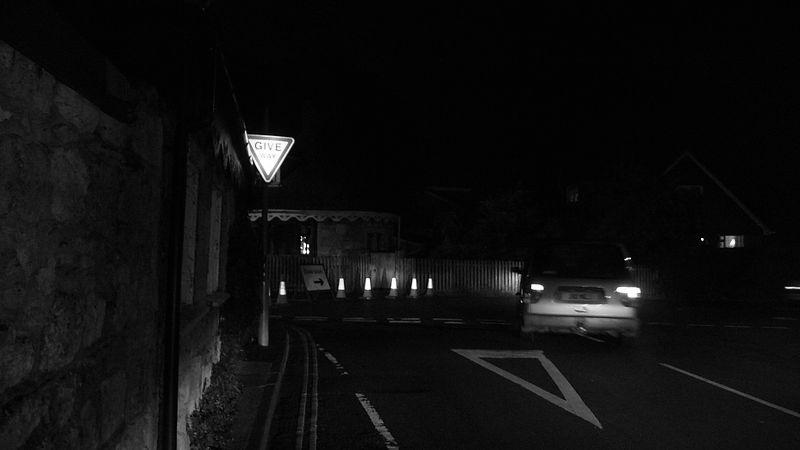
%> input picture Part A/Original Images/dark_road_1.jpg, 800 x 450 px
$ octave ask1_4.m   (GNU Octave 9; MATLAB toolbox functions it lacks are replaced by stand-ins)
%> lines starting %> are read from the running program, lines starting %| are printed output that depends on the picture
%1.4.1

I_1 =imread("dark_road_1.jpg");
%> I_1 is the input picture: size 450x800 uint8; min 0, max 255, mean 14.6
G_1 =im2gray(I_1);
I_2 =imread("dark_road_2.jpg");
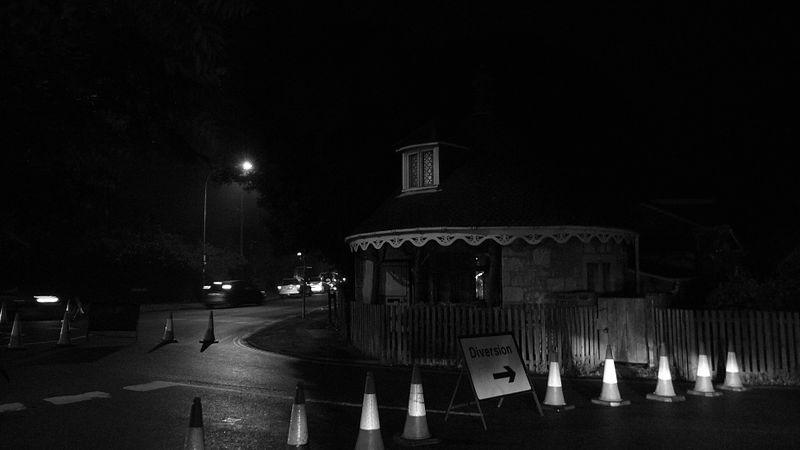
%> input picture Part A/Original Images/dark_road_2.jpg, 800 x 450 px
%> I_2 is the input picture: size 450x800 uint8; min 0, max 255, mean 16.8
G_2 =im2gray(I_2);
I_3 =imread("dark_road_3.jpg");
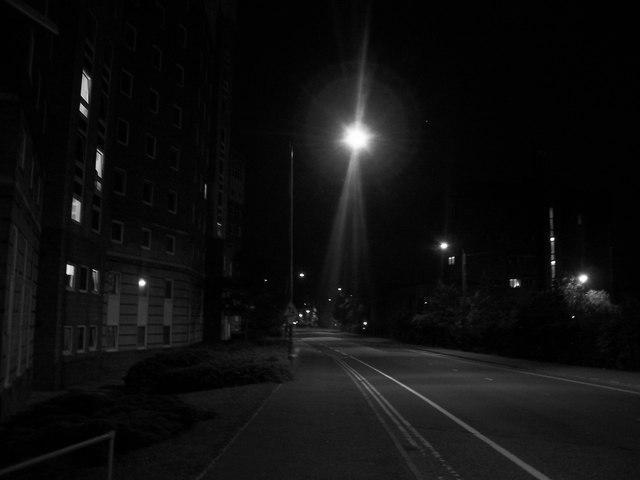
%> input picture Part A/Original Images/dark_road_3.jpg, 640 x 480 px
%> I_3 is the input picture: size 480x640 uint8; min 0, max 255, mean 15.2
G_3 =im2gray(I_3);

figure("Name","dark_road_1")
imhist(G_1)
title("dark road 1")
%> figure, not shown here; highest point at x = 3, y = 72065

figure("Name","dark_road_2")
imhist(G_2)
title("dark road 2")
%> figure, not shown here; highest point at x = 3, y = 68343

figure("Name","dark_road_3")
imhist(G_3)
title("dark road 3")
%> figure, not shown here; highest point at x = 2, y = 46411

%1.4.2

J_1 = histeq(G_1,256);
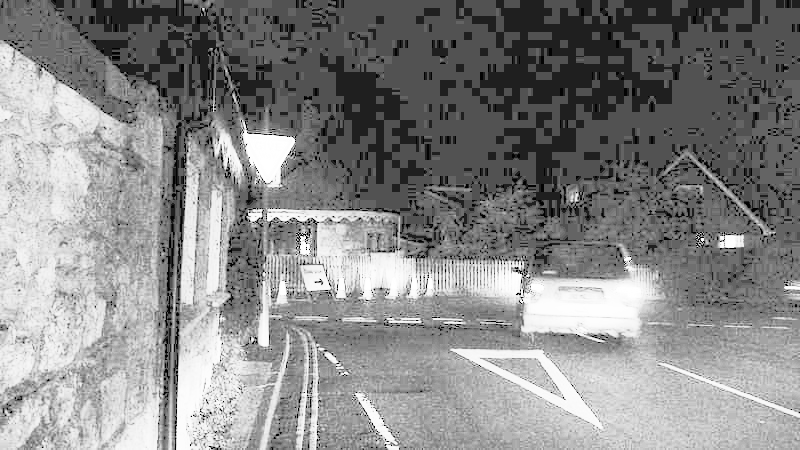
%> J_1: size 450x800 uint8; min 0, max 255, mean 135.9
figure('Name',"global equalization histogram 1")
imhist(J_1)
title("global equalization histogram 1")
%> figure, not shown here; highest point at x = 82, y = 72065

J_2 = histeq(G_2,256);
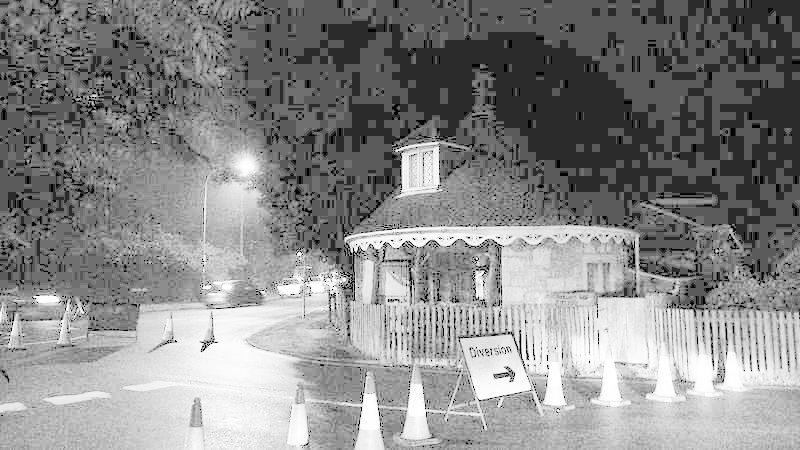
%> J_2: size 450x800 uint8; min 0, max 255, mean 136.7
figure('Name',"global equalization histogram 2")
imhist(J_2)
title("global equalization histogram 2")
%> figure, not shown here; highest point at x = 91, y = 68343

J_3 = histeq(G_3,256);
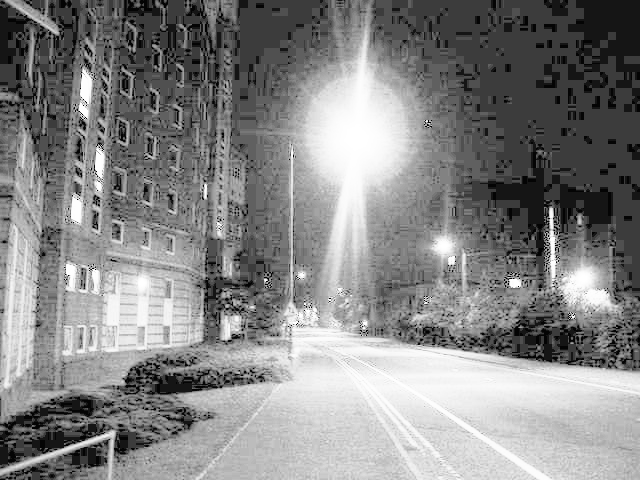
%> J_3: size 480x640 uint8; min 4, max 255, mean 133.3
figure('Name',"global equalization histogram 3")
imhist(J_3)
title("global equalization histogram 3")
%> figure, not shown here; highest point at x = 60, y = 46411

figure("Name","σύγκριση 1 global equalization")
imshow([I_1 J_1])
title("σύγκριση 1 global equalization")

figure("Name","σύγκριση 2 global equalization")
imshow([I_2 J_2])
title("σύγκριση 2 global equalization")

figure("Name","σύγκριση 3 global equalization")
imshow([I_3 J_3])
title("σύγκριση 3 global equalization")

%1.4.3

m1=10; m2=12; m3=12;
n1=10; n2=12; n3=12;

A_1 = adapthisteq(G_1);
figure('Name',"local equalization histogram 1")
imhist(A_1)
title("local equalization histogram 1")
%> figure, not shown here; highest point at x = 7, y = 71160

A_2 = adapthisteq(G_2,"NumTiles",[m1 n1]);
figure('Name',"local equalization histogram 2")
imhist(A_2)
title("local equalization histogram 2")
%> figure, not shown here; highest point at x = 7, y = 66030

A_3 = adapthisteq(G_3);
figure('Name',"local equalization histogram 3")
imhist(A_3)
title("local equalization histogram 3")
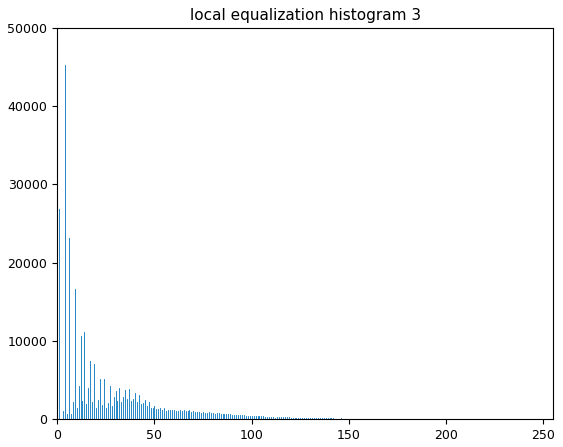
%> figure redrawn from the program's plot data; highest point at x = 4, y = 45306

figure("Name","σύγκριση 1 local equalization")
imshow([I_1 A_1])
title("σύγκριση 1 local equalization")

figure("Name","σύγκριση 2 local equalization")
imshow([I_2 A_2])
title("σύγκριση 2 local equalization")

figure("Name","σύγκριση 3 local equalization")
imshow([I_3 A_3])
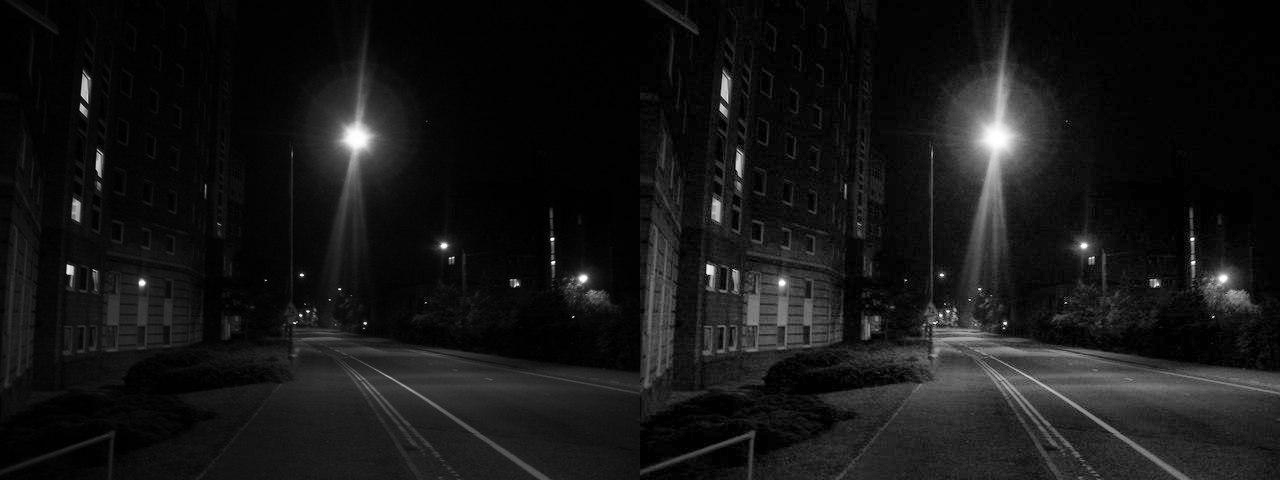
%> displayed picture: size 480x1280, on the screen's scale of 0 to 255; min 0, max 255, mean 22.1
title("σύγκριση 3 local equalization")
